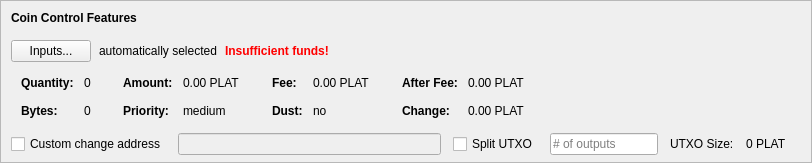
    <widget class="QFrame" name="frameCoinControl">
     <property name="sizePolicy">
      <sizepolicy hsizetype="Expanding" vsizetype="Expanding">
       <horstretch>0</horstretch>
       <verstretch>0</verstretch>
      </sizepolicy>
     </property>
     <property name="maximumSize">
      <size>
       <width>16777215</width>
       <height>16777215</height>
      </size>
     </property>
     <property name="frameShape">
      <enum>QFrame::StyledPanel</enum>
     </property>
     <property name="frameShadow">
      <enum>QFrame::Sunken</enum>
     </property>
     <layout class="QVBoxLayout" name="verticalLayoutCoinControl2">
      <property name="spacing">
       <number>0</number>
      </property>
      <property name="leftMargin">
       <number>0</number>
      </property>
      <property name="topMargin">
       <number>0</number>
      </property>
      <property name="rightMargin">
       <number>0</number>
      </property>
      <property name="bottomMargin">
       <number>6</number>
      </property>
      <item>
       <layout class="QVBoxLayout" name="verticalLayoutCoinControl" stretch="0,0,0,0,1">
        <property name="spacing">
         <number>0</number>
        </property>
        <property name="leftMargin">
         <number>10</number>
        </property>
        <property name="topMargin">
         <number>10</number>
        </property>
        <item>
         <layout class="QHBoxLayout" name="horizontalLayoutCoinControl1">
          <property name="bottomMargin">
           <number>15</number>
          </property>
          <item>
           <widget class="QLabel" name="labelCoinControlFeatures">
            <property name="sizePolicy">
             <sizepolicy hsizetype="Preferred" vsizetype="Maximum">
              <horstretch>0</horstretch>
              <verstretch>0</verstretch>
             </sizepolicy>
            </property>
            <property name="font">
             <font>
              <weight>75</weight>
              <bold>true</bold>
             </font>
            </property>
            <property name="styleSheet">
             <string notr="true">font-weight:bold;</string>
            </property>
            <property name="text">
             <string>Coin Control Features</string>
            </property>
           </widget>
          </item>
         </layout>
        </item>
        <item>
         <layout class="QHBoxLayout" name="horizontalLayoutCoinControl2" stretch="0,0,0,0">
          <property name="spacing">
           <number>8</number>
          </property>
          <property name="bottomMargin">
           <number>10</number>
          </property>
          <item>
           <widget class="QPushButton" name="pushButtonCoinControl">
            <property name="styleSheet">
             <string notr="true"/>
            </property>
            <property name="text">
             <string>Inputs...</string>
            </property>
            <property name="autoDefault">
             <bool>false</bool>
            </property>
           </widget>
          </item>
          <item>
           <widget class="QLabel" name="labelCoinControlAutomaticallySelected">
            <property name="text">
             <string>automatically selected</string>
            </property>
            <property name="margin">
             <number>5</number>
            </property>
           </widget>
          </item>
          <item>
           <widget class="QLabel" name="labelCoinControlInsuffFunds">
            <property name="font">
             <font>
              <weight>75</weight>
              <bold>true</bold>
             </font>
            </property>
            <property name="styleSheet">
             <string notr="true">color:red;font-weight:bold;</string>
            </property>
            <property name="text">
             <string>Insufficient funds!</string>
            </property>
            <property name="margin">
             <number>5</number>
            </property>
           </widget>
          </item>
          <item>
           <spacer name="horizontalSpacerCoinControl">
            <property name="orientation">
             <enum>Qt::Horizontal</enum>
            </property>
            <property name="sizeHint" stdset="0">
             <size>
              <width>40</width>
              <height>1</height>
             </size>
            </property>
           </spacer>
          </item>
         </layout>
        </item>
        <item>
         <widget class="QWidget" name="widgetCoinControl" native="true">
          <property name="sizePolicy">
           <sizepolicy hsizetype="Preferred" vsizetype="Preferred">
            <horstretch>0</horstretch>
            <verstretch>0</verstretch>
           </sizepolicy>
          </property>
          <property name="minimumSize">
           <size>
            <width>0</width>
            <height>0</height>
           </size>
          </property>
          <property name="styleSheet">
           <string notr="true"/>
          </property>
          <layout class="QHBoxLayout" name="horizontalLayoutCoinControl5">
           <property name="leftMargin">
            <number>0</number>
           </property>
           <property name="topMargin">
            <number>0</number>
           </property>
           <property name="rightMargin">
            <number>0</number>
           </property>
           <property name="bottomMargin">
            <number>0</number>
           </property>
           <item>
            <layout class="QHBoxLayout" name="horizontalLayoutCoinControl3" stretch="0,0,0,1">
             <property name="spacing">
              <number>20</number>
             </property>
             <property name="topMargin">
              <number>0</number>
             </property>
             <property name="bottomMargin">
              <number>10</number>
             </property>
             <item>
              <layout class="QFormLayout" name="formLayoutCoinControl1">
               <property name="horizontalSpacing">
                <number>10</number>
               </property>
               <property name="verticalSpacing">
                <number>14</number>
               </property>
               <property name="leftMargin">
                <number>10</number>
               </property>
               <property name="topMargin">
                <number>4</number>
               </property>
               <property name="rightMargin">
                <number>6</number>
               </property>
               <item row="0" column="0">
                <widget class="QLabel" name="labelCoinControlQuantityText">
                 <property name="font">
                  <font>
                   <weight>75</weight>
                   <bold>true</bold>
                  </font>
                 </property>
                 <property name="text">
                  <string>Quantity:</string>
                 </property>
                 <property name="margin">
                  <number>0</number>
                 </property>
                </widget>
               </item>
               <item row="0" column="1">
                <widget class="QLabel" name="labelCoinControlQuantity">
                 <property name="cursor">
                  <cursorShape>IBeamCursor</cursorShape>
                 </property>
                 <property name="contextMenuPolicy">
                  <enum>Qt::ActionsContextMenu</enum>
                 </property>
                 <property name="text">
                  <string notr="true">0</string>
                 </property>
                 <property name="margin">
                  <number>0</number>
                 </property>
                 <property name="textInteractionFlags">
                  <set>Qt::LinksAccessibleByMouse|Qt::TextSelectableByKeyboard|Qt::TextSelectableByMouse</set>
                 </property>
                </widget>
               </item>
               <item row="1" column="0">
                <widget class="QLabel" name="labelCoinControlBytesText">
                 <property name="font">
                  <font>
                   <weight>75</weight>
                   <bold>true</bold>
                  </font>
                 </property>
                 <property name="text">
                  <string>Bytes:</string>
                 </property>
                </widget>
               </item>
               <item row="1" column="1">
                <widget class="QLabel" name="labelCoinControlBytes">
                 <property name="cursor">
                  <cursorShape>IBeamCursor</cursorShape>
                 </property>
                 <property name="contextMenuPolicy">
                  <enum>Qt::ActionsContextMenu</enum>
                 </property>
                 <property name="text">
                  <string notr="true">0</string>
                 </property>
                 <property name="textInteractionFlags">
                  <set>Qt::LinksAccessibleByMouse|Qt::TextSelectableByKeyboard|Qt::TextSelectableByMouse</set>
                 </property>
                </widget>
               </item>
              </layout>
             </item>
             <item>
              <layout class="QFormLayout" name="formLayoutCoinControl2">
               <property name="horizontalSpacing">
                <number>10</number>
               </property>
               <property name="verticalSpacing">
                <number>14</number>
               </property>
               <property name="leftMargin">
                <number>6</number>
               </property>
               <property name="topMargin">
                <number>4</number>
               </property>
               <property name="rightMargin">
                <number>6</number>
               </property>
               <item row="0" column="0">
                <widget class="QLabel" name="labelCoinControlAmountText">
                 <property name="font">
                  <font>
                   <weight>75</weight>
                   <bold>true</bold>
                  </font>
                 </property>
                 <property name="text">
                  <string>Amount:</string>
                 </property>
                 <property name="margin">
                  <number>0</number>
                 </property>
                </widget>
               </item>
               <item row="0" column="1">
                <widget class="QLabel" name="labelCoinControlAmount">
                 <property name="cursor">
                  <cursorShape>IBeamCursor</cursorShape>
                 </property>
                 <property name="contextMenuPolicy">
                  <enum>Qt::ActionsContextMenu</enum>
                 </property>
                 <property name="text">
                  <string notr="true">0.00 PLAT</string>
                 </property>
                 <property name="textInteractionFlags">
                  <set>Qt::LinksAccessibleByMouse|Qt::TextSelectableByKeyboard|Qt::TextSelectableByMouse</set>
                 </property>
                </widget>
               </item>
               <item row="1" column="0">
                <widget class="QLabel" name="labelCoinControlPriorityText">
                 <property name="font">
                  <font>
                   <weight>75</weight>
                   <bold>true</bold>
                  </font>
                 </property>
                 <property name="text">
                  <string>Priority:</string>
                 </property>
                </widget>
               </item>
               <item row="1" column="1">
                <widget class="QLabel" name="labelCoinControlPriority">
                 <property name="cursor">
                  <cursorShape>IBeamCursor</cursorShape>
                 </property>
                 <property name="contextMenuPolicy">
                  <enum>Qt::ActionsContextMenu</enum>
                 </property>
                 <property name="text">
                  <string>medium</string>
                 </property>
                 <property name="textInteractionFlags">
                  <set>Qt::LinksAccessibleByMouse|Qt::TextSelectableByKeyboard|Qt::TextSelectableByMouse</set>
                 </property>
                </widget>
               </item>
              </layout>
             </item>
             <item>
              <layout class="QFormLayout" name="formLayoutCoinControl3">
               <property name="horizontalSpacing">
                <number>10</number>
               </property>
               <property name="verticalSpacing">
                <number>14</number>
               </property>
               <property name="leftMargin">
                <number>6</number>
               </property>
               <property name="topMargin">
                <number>4</number>
               </property>
               <property name="rightMargin">
                <number>6</number>
               </property>
               <item row="0" column="0">
                <widget class="QLabel" name="labelCoinControlFeeText">
                 <property name="font">
                  <font>
                   <weight>75</weight>
                   <bold>true</bold>
                  </font>
                 </property>
                 <property name="text">
                  <string>Fee:</string>
                 </property>
                 <property name="margin">
                  <number>0</number>
                 </property>
                </widget>
               </item>
               <item row="0" column="1">
                <widget class="QLabel" name="labelCoinControlFee">
                 <property name="cursor">
                  <cursorShape>IBeamCursor</cursorShape>
                 </property>
                 <property name="contextMenuPolicy">
                  <enum>Qt::ActionsContextMenu</enum>
                 </property>
                 <property name="text">
                  <string notr="true">0.00 PLAT</string>
                 </property>
                 <property name="textInteractionFlags">
                  <set>Qt::LinksAccessibleByMouse|Qt::TextSelectableByKeyboard|Qt::TextSelectableByMouse</set>
                 </property>
                </widget>
               </item>
               <item row="1" column="0">
                <widget class="QLabel" name="labelCoinControlLowOutputText">
                 <property name="font">
                  <font>
                   <weight>75</weight>
                   <bold>true</bold>
                  </font>
                 </property>
                 <property name="text">
                  <string>Dust:</string>
                 </property>
                </widget>
               </item>
               <item row="1" column="1">
                <widget class="QLabel" name="labelCoinControlLowOutput">
                 <property name="cursor">
                  <cursorShape>IBeamCursor</cursorShape>
                 </property>
                 <property name="contextMenuPolicy">
                  <enum>Qt::ActionsContextMenu</enum>
                 </property>
                 <property name="text">
                  <string>no</string>
                 </property>
                 <property name="textInteractionFlags">
                  <set>Qt::LinksAccessibleByMouse|Qt::TextSelectableByKeyboard|Qt::TextSelectableByMouse</set>
                 </property>
                </widget>
               </item>
              </layout>
             </item>
             <item>
              <layout class="QFormLayout" name="formLayoutCoinControl4">
               <property name="horizontalSpacing">
                <number>10</number>
               </property>
               <property name="verticalSpacing">
                <number>14</number>
               </property>
               <property name="leftMargin">
                <number>6</number>
               </property>
               <property name="topMargin">
                <number>4</number>
               </property>
               <property name="rightMargin">
                <number>6</number>
               </property>
               <item row="0" column="0">
                <widget class="QLabel" name="labelCoinControlAfterFeeText">
                 <property name="font">
                  <font>
                   <weight>75</weight>
                   <bold>true</bold>
                  </font>
                 </property>
                 <property name="text">
                  <string>After Fee:</string>
                 </property>
                 <property name="margin">
                  <number>0</number>
                 </property>
                </widget>
               </item>
               <item row="0" column="1">
                <widget class="QLabel" name="labelCoinControlAfterFee">
                 <property name="cursor">
                  <cursorShape>IBeamCursor</cursorShape>
                 </property>
                 <property name="contextMenuPolicy">
                  <enum>Qt::ActionsContextMenu</enum>
                 </property>
                 <property name="text">
                  <string notr="true">0.00 PLAT</string>
                 </property>
                 <property name="textInteractionFlags">
                  <set>Qt::LinksAccessibleByMouse|Qt::TextSelectableByKeyboard|Qt::TextSelectableByMouse</set>
                 </property>
                </widget>
               </item>
               <item row="1" column="0">
                <widget class="QLabel" name="labelCoinControlChangeText">
                 <property name="font">
                  <font>
                   <weight>75</weight>
                   <bold>true</bold>
                  </font>
                 </property>
                 <property name="text">
                  <string>Change:</string>
                 </property>
                </widget>
               </item>
               <item row="1" column="1">
                <widget class="QLabel" name="labelCoinControlChange">
                 <property name="cursor">
                  <cursorShape>IBeamCursor</cursorShape>
                 </property>
                 <property name="contextMenuPolicy">
                  <enum>Qt::ActionsContextMenu</enum>
                 </property>
                 <property name="text">
                  <string notr="true">0.00 PLAT</string>
                 </property>
                 <property name="textInteractionFlags">
                  <set>Qt::LinksAccessibleByMouse|Qt::TextSelectableByKeyboard|Qt::TextSelectableByMouse</set>
                 </property>
                </widget>
               </item>
              </layout>
             </item>
            </layout>
           </item>
          </layout>
         </widget>
        </item>
        <item>
         <layout class="QHBoxLayout" name="horizontalLayoutCoinControl4" stretch="0,0,0,0,0,0,0">
          <property name="spacing">
           <number>12</number>
          </property>
          <property name="sizeConstraint">
           <enum>QLayout::SetDefaultConstraint</enum>
          </property>
          <property name="topMargin">
           <number>5</number>
          </property>
          <property name="rightMargin">
           <number>5</number>
          </property>
          <item>
           <widget class="QCheckBox" name="checkBoxCoinControlChange">
            <property name="toolTip">
             <string>If this is activated, but the change address is empty or invalid, change will be sent to a newly generated address.</string>
            </property>
            <property name="text">
             <string>Custom change address</string>
            </property>
           </widget>
          </item>
          <item>
           <widget class="QValidatedLineEdit" name="lineEditCoinControlChange">
            <property name="enabled">
             <bool>false</bool>
            </property>
            <property name="sizePolicy">
             <sizepolicy hsizetype="Expanding" vsizetype="Fixed">
              <horstretch>0</horstretch>
              <verstretch>0</verstretch>
             </sizepolicy>
            </property>
           </widget>
          </item>
          <item>
           <widget class="QCheckBox" name="splitBlockCheckBox">
            <property name="text">
             <string>Split UTXO</string>
            </property>
           </widget>
          </item>
          <item>
           <widget class="QLineEdit" name="splitBlockLineEdit">
            <property name="sizePolicy">
             <sizepolicy hsizetype="Fixed" vsizetype="Fixed">
              <horstretch>50</horstretch>
              <verstretch>0</verstretch>
             </sizepolicy>
            </property>
            <property name="placeholderText">
             <string># of outputs</string>
            </property>
           </widget>
          </item>
          <item>
           <widget class="QLabel" name="labelBlockSizeText">
            <property name="text">
             <string>UTXO Size:</string>
            </property>
           </widget>
          </item>
          <item>
           <widget class="QLabel" name="labelBlockSize">
            <property name="text">
             <string>0 PLAT</string>
            </property>
           </widget>
          </item>
          <item>
           <widget class="QLabel" name="labelCoinControlChangeLabel">
            <property name="sizePolicy">
             <sizepolicy hsizetype="Preferred" vsizetype="Expanding">
              <horstretch>0</horstretch>
              <verstretch>0</verstretch>
             </sizepolicy>
            </property>
            <property name="minimumSize">
             <size>
              <width>0</width>
              <height>0</height>
             </size>
            </property>
            <property name="text">
             <string/>
            </property>
            <property name="margin">
             <number>3</number>
            </property>
           </widget>
          </item>
         </layout>
        </item>
        <item>
         <spacer name="verticalSpacerCoinControl">
          <property name="orientation">
           <enum>Qt::Vertical</enum>
          </property>
          <property name="sizeHint" stdset="0">
           <size>
            <width>800</width>
            <height>1</height>
           </size>
          </property>
         </spacer>
        </item>
       </layout>
      </item>
     </layout>
    </widget>
